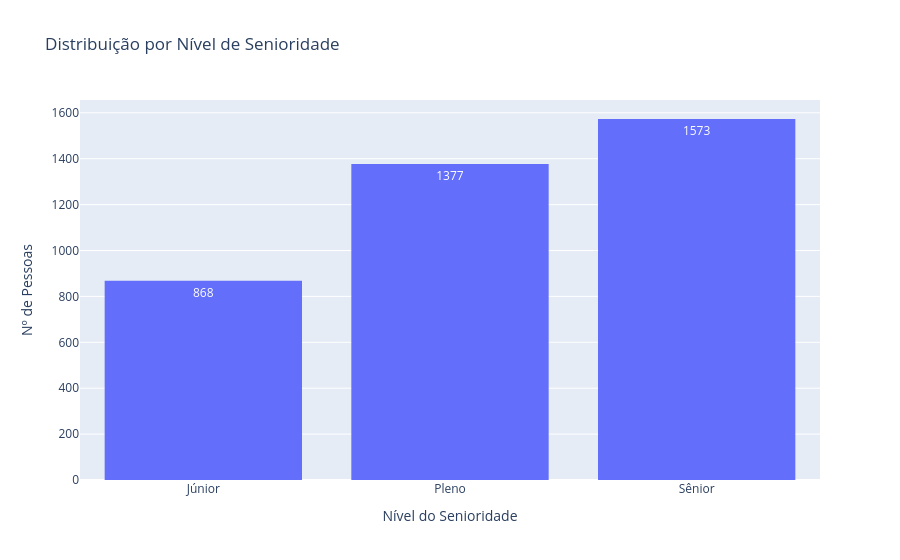

The notebook cell this image was saved under:
### Markdown cell above
##### 5.2 Distribuição por Nível de Senioridade

### Code cell
g2 = px.histogram(
    df,
    x="2.g_nivel",
    title="Distribuição por Nível de Senioridade",
    text_auto=True,
)
g2.update_layout(xaxis_title="Nível do Senioridade", yaxis_title="Nº de Pessoas")
g2.show()

### Figure 1 — Plotly figure (JSON) as saved in the notebook; plotly's stock layout.template omitted (floating-point values rounded to 4 significant figures; data arrays with more than 128 entries replaced by an {"elided": "..."} marker saying what was removed)
{"data": [{"bingroup": "x", "hovertemplate": "2.g_nivel=%{x}<br>count=%{y}<extra></extra>", "legendgroup": "", "marker": {"color": "#636efa", "pattern": {"shape": ""}}, "name": "", "orientation": "v", "showlegend": false, "texttemplate": "%{value}", "type": "histogram", "x": {"elided": "5217 str values"}, "xaxis": "x", "yaxis": "y"}], "layout": {"barmode": "relative", "legend": {"tracegroupgap": 0}, "title": {"text": "Distribuição por Nível de Senioridade"}, "xaxis": {"anchor": "y", "domain": [0, 1], "title": {"text": "Nível do Senioridade"}}, "yaxis": {"anchor": "x", "domain": [0, 1], "title": {"text": "Nº de Pessoas"}}}}
